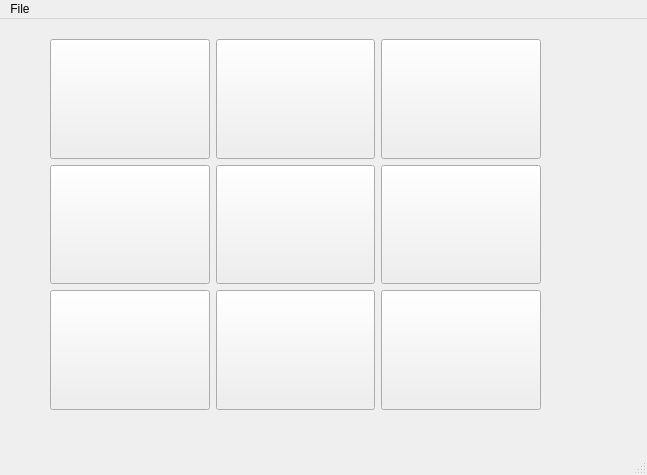
<?xml version="1.0" encoding="UTF-8"?>
<ui version="4.0">
 <class>Krestiki_Noliki</class>
 <widget class="QMainWindow" name="Krestiki_Noliki">
  <property name="geometry">
   <rect>
    <x>0</x>
    <y>0</y>
    <width>647</width>
    <height>475</height>
   </rect>
  </property>
  <property name="font">
   <font>
    <weight>50</weight>
    <bold>false</bold>
   </font>
  </property>
  <property name="windowTitle">
   <string>Krestiki_Noliki</string>
  </property>
  <widget class="QWidget" name="centralwidget">
   <property name="maximumSize">
    <size>
     <width>591</width>
     <height>409</height>
    </size>
   </property>
   <widget class="QWidget" name="layoutWidget">
    <property name="geometry">
     <rect>
      <x>50</x>
      <y>20</y>
      <width>491</width>
      <height>371</height>
     </rect>
    </property>
    <layout class="QGridLayout" name="gridLayout">
     <item row="0" column="0">
      <layout class="QHBoxLayout" name="horizontalLayout">
       <item>
        <widget class="QPushButton" name="pushButton">
         <property name="sizePolicy">
          <sizepolicy hsizetype="Minimum" vsizetype="Minimum">
           <horstretch>0</horstretch>
           <verstretch>0</verstretch>
          </sizepolicy>
         </property>
         <property name="text">
          <string/>
         </property>
         <property name="iconSize">
          <size>
           <width>50</width>
           <height>50</height>
          </size>
         </property>
        </widget>
       </item>
       <item>
        <widget class="QPushButton" name="pushButton_3">
         <property name="sizePolicy">
          <sizepolicy hsizetype="Minimum" vsizetype="Minimum">
           <horstretch>0</horstretch>
           <verstretch>0</verstretch>
          </sizepolicy>
         </property>
         <property name="text">
          <string/>
         </property>
        </widget>
       </item>
       <item>
        <widget class="QPushButton" name="pushButton_2">
         <property name="sizePolicy">
          <sizepolicy hsizetype="Minimum" vsizetype="Minimum">
           <horstretch>0</horstretch>
           <verstretch>0</verstretch>
          </sizepolicy>
         </property>
         <property name="text">
          <string/>
         </property>
        </widget>
       </item>
      </layout>
     </item>
     <item row="1" column="0">
      <layout class="QHBoxLayout" name="horizontalLayout_2">
       <item>
        <widget class="QPushButton" name="pushButton_4">
         <property name="sizePolicy">
          <sizepolicy hsizetype="Minimum" vsizetype="Minimum">
           <horstretch>0</horstretch>
           <verstretch>0</verstretch>
          </sizepolicy>
         </property>
         <property name="text">
          <string/>
         </property>
        </widget>
       </item>
       <item>
        <widget class="QPushButton" name="pushButton_6">
         <property name="sizePolicy">
          <sizepolicy hsizetype="Minimum" vsizetype="Minimum">
           <horstretch>0</horstretch>
           <verstretch>0</verstretch>
          </sizepolicy>
         </property>
         <property name="text">
          <string/>
         </property>
        </widget>
       </item>
       <item>
        <widget class="QPushButton" name="pushButton_5">
         <property name="sizePolicy">
          <sizepolicy hsizetype="Minimum" vsizetype="Minimum">
           <horstretch>0</horstretch>
           <verstretch>0</verstretch>
          </sizepolicy>
         </property>
         <property name="text">
          <string/>
         </property>
        </widget>
       </item>
      </layout>
     </item>
     <item row="2" column="0">
      <layout class="QHBoxLayout" name="horizontalLayout_3">
       <item>
        <widget class="QPushButton" name="pushButton_7">
         <property name="sizePolicy">
          <sizepolicy hsizetype="Minimum" vsizetype="Minimum">
           <horstretch>0</horstretch>
           <verstretch>0</verstretch>
          </sizepolicy>
         </property>
         <property name="text">
          <string/>
         </property>
        </widget>
       </item>
       <item>
        <widget class="QPushButton" name="pushButton_8">
         <property name="sizePolicy">
          <sizepolicy hsizetype="Minimum" vsizetype="Minimum">
           <horstretch>0</horstretch>
           <verstretch>0</verstretch>
          </sizepolicy>
         </property>
         <property name="text">
          <string/>
         </property>
        </widget>
       </item>
       <item>
        <widget class="QPushButton" name="pushButton_9">
         <property name="sizePolicy">
          <sizepolicy hsizetype="Minimum" vsizetype="Minimum">
           <horstretch>0</horstretch>
           <verstretch>0</verstretch>
          </sizepolicy>
         </property>
         <property name="text">
          <string/>
         </property>
        </widget>
       </item>
      </layout>
     </item>
    </layout>
   </widget>
  </widget>
  <widget class="QMenuBar" name="menubar">
   <property name="geometry">
    <rect>
     <x>0</x>
     <y>0</y>
     <width>647</width>
     <height>22</height>
    </rect>
   </property>
   <widget class="QMenu" name="menuFile">
    <property name="title">
     <string>File</string>
    </property>
    <addaction name="actionAutor"/>
   </widget>
   <addaction name="menuFile"/>
  </widget>
  <widget class="QStatusBar" name="statusbar"/>
  <action name="actionAutor">
   <property name="text">
    <string>Autor</string>
   </property>
  </action>
 </widget>
 <resources/>
 <connections/>
</ui>
